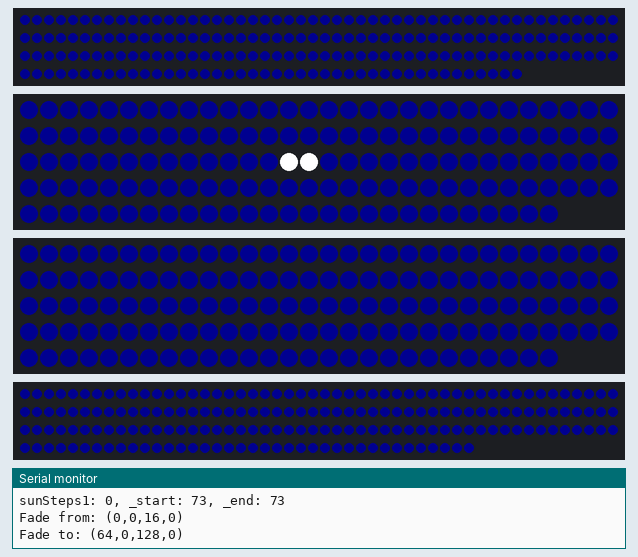
A sketch run on a simulated Arduino Uno, built with avr-gcc and run on an emulated ATmega328P. On the bench: 192 RGB LEDs in strip order, left to right, continuing on the next row, 2 × 147 RGB LEDs in strip order, left to right, continuing on the next row, 188 RGB LEDs in strip order, left to right, continuing on the next row, the last lines printed to the serial monitor. Dim RGB values are drawn brighter than linear.

Above: at 0.27 s.
At 8.27 s:
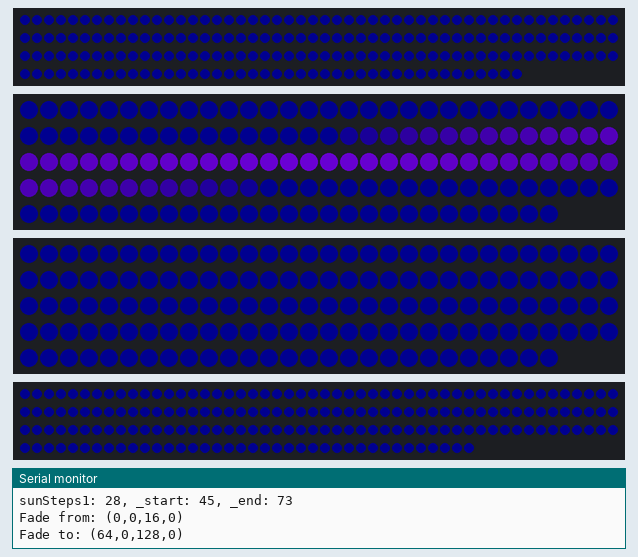
At 20.72 s:
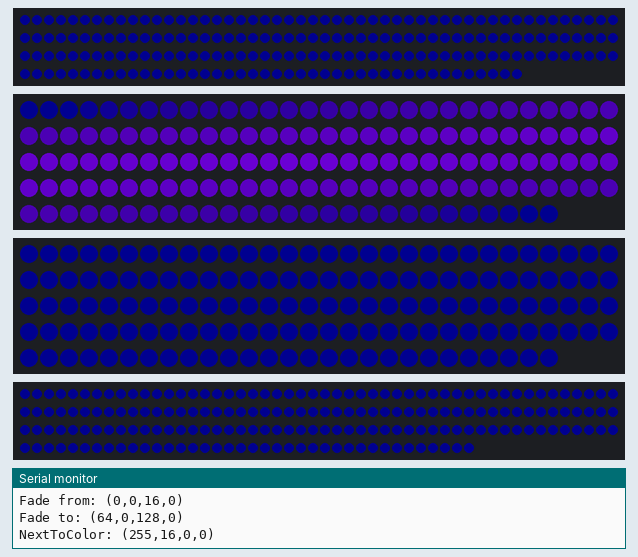
At 25.28 s:
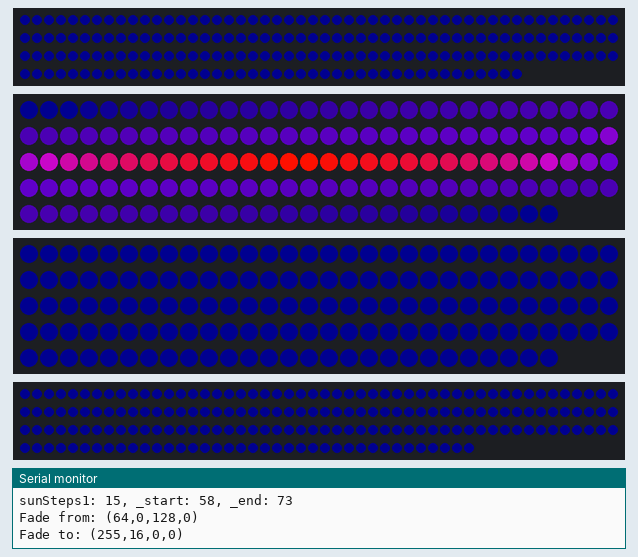
At 30.08 s:
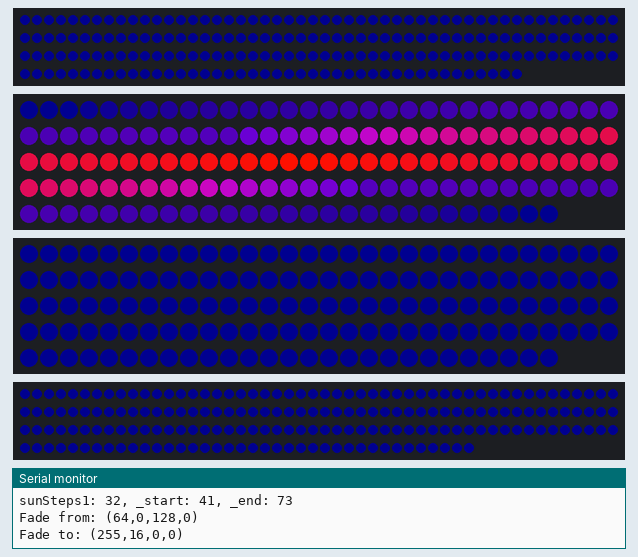
At 39.76 s:
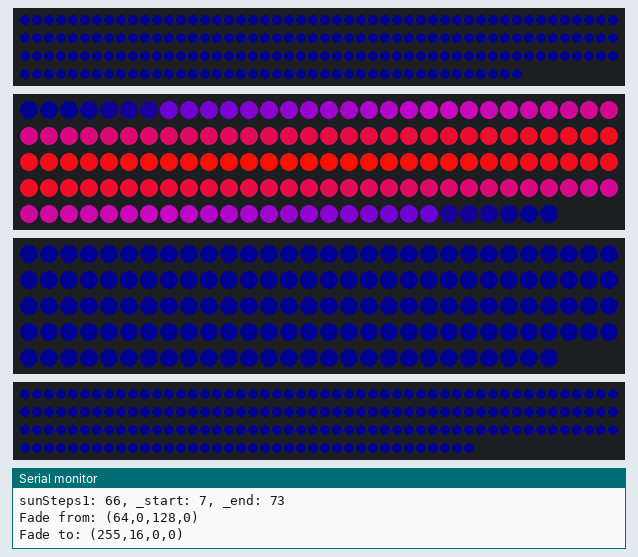

The sketch:

Sunrise-Sunset.ino
```cpp
#include <Adafruit_NeoPixel.h>
#include <Arduino.h>
#include "NeoFade.h"
#include "LinearFader.h"

#define LED_COUNT_S 192
#define LED_COUNT_E 147
#define LED_COUNT_N 147
#define LED_COUNT_W 188

#define LED_PIN_S     5
#define LED_PIN_E     6
#define LED_PIN_N     9
#define LED_PIN_W     10

#define BRIGHTNESS 255


int ColorPair;
bool runOnce;

NeoFade F;
LinearFader LF;

//String colors[] = { "Blue", "Pink", "Orange","yellow", "White" };
uint32_t FadeFromColor;
uint32_t FadeToColor;
uint32_t NextFromColor;
uint32_t NextToColor;
uint32_t PreviousFromColor;
uint32_t PreviousToColor;

uint32_t LinearFadeFromColor;
uint32_t LinearFadeToColor;
uint32_t CurrentColor;
uint32_t NewColor;

int fadeinterval = 1;

const uint32_t Pink = Adafruit_NeoPixel::Color(255, 128, 0, 0); //330

const uint32_t Green = Adafruit_NeoPixel::Color(0, 0, 255, 0); //120,100,100
const uint32_t Magenta = Adafruit_NeoPixel::Color(255, 255, 0, 0); //300,100,100
const uint32_t Violet = Adafruit_NeoPixel::Color(128, 255, 0, 0); //270,100,100
const uint32_t BrightWhite = Adafruit_NeoPixel::Color(255, 255, 255, 0); // 0,0,100
const uint32_t Chartreuse = Adafruit_NeoPixel::Color(128, 0, 255, 0); //90
const uint32_t LightBlue = Adafruit_NeoPixel::Color(0, 255, 128, 0); //210
const uint32_t Cyan = Adafruit_NeoPixel::Color(0, 255, 255, 0);//180
const uint32_t SpringGreen = Adafruit_NeoPixel::Color(0, 32, 255, 0);//128
const uint32_t DarkPink = Adafruit_NeoPixel::Color(255, 64, 0, 0);

const uint32_t LateNight = Adafruit_NeoPixel::Color(0, 16, 0, 0);//120,100,6.3
const uint32_t Blue = Adafruit_NeoPixel::Color(0, 255, 0, 0); //240
const uint32_t PreDawnViolet = Adafruit_NeoPixel::Color(64, 128, 0, 0); //270,100,50.2
const uint32_t Red = Adafruit_NeoPixel::Color(255, 0, 0, 0); //0,100,100
const uint32_t RedOrange = Adafruit_NeoPixel::Color(255, 0, 16, 0); //4
const uint32_t Orange = Adafruit_NeoPixel::Color(255, 0, 32, 0); //8
const uint32_t LightOrange = Adafruit_NeoPixel::Color(255, 0, 64, 0); //15
const uint32_t Yellow = Adafruit_NeoPixel::Color(255, 0, 128, 0); //30
const uint32_t Daylight = Adafruit_NeoPixel::Color(255, 0, 128, 255);
const uint32_t WarmWhite = Adafruit_NeoPixel::Color(0, 0, 0, 255);


//const uint32_t Test = Adafruit_NeoPixel::Color(R, B, G,W);
const uint32_t Test = Adafruit_NeoPixel::Color(64, 128, 0, 0);

//const int potPin = A1;

Adafruit_NeoPixel strip_S(LED_COUNT_S, LED_PIN_S, NEO_GRBW + NEO_KHZ800);
Adafruit_NeoPixel strip_E(LED_COUNT_E, LED_PIN_E, NEO_GRBW + NEO_KHZ800);
Adafruit_NeoPixel strip_N(LED_COUNT_N, LED_PIN_N, NEO_GRBW + NEO_KHZ800);
Adafruit_NeoPixel strip_W(LED_COUNT_W, LED_PIN_W, NEO_GRBW + NEO_KHZ800);

uint32_t colors[][11] = {{LateNight, Blue}, {Blue, PreDawnViolet}, {PreDawnViolet, Red}, {Red, RedOrange}, {RedOrange, Orange}, {Orange, LightOrange}, {LightOrange, Yellow}, {Yellow, Daylight}, {Daylight, WarmWhite}, {WarmWhite, Daylight}, {Daylight, Yellow}, {Yellow, LightOrange}, {LightOrange, Orange}, {Orange, RedOrange}, {RedOrange, Red}, {Red, DarkPink}, {DarkPink, Blue}, {Blue, LateNight}};
uint32_t SunriseColors[][11] = {{LateNight, PreDawnViolet},  {PreDawnViolet, RedOrange}, {RedOrange, Orange}, {Orange, LightOrange}, {LightOrange, Yellow}, {Yellow, Daylight}, {Daylight, WarmWhite}};
//uint32_t SunsetColors2[][11] = {{WarmWhite, Daylight},  {Daylight, Yellow}, {Yellow, LightOrange}, {LightOrange, Orange}, {Orange, RedOrange}, {RedOrange, PreDawnViolet}, {PreDawnViolet, LateNight}};
uint32_t SunsetColors[][11] = {{Daylight, WarmWhite},  {Yellow, Daylight}, {LightOrange, Yellow}, {Orange, LightOrange}, {RedOrange, Orange}, {PreDawnViolet, RedOrange}, {LateNight, PreDawnViolet}};

uint32_t firstEastPixel;
uint32_t firstSouthPixel;
uint32_t lastSouthPixel;
uint32_t firstWestPixel;
uint32_t StripRemainderColor;

uint32_t currentFirstEastPixel;
uint32_t currentLastSouthPixel;
uint32_t currentFirstWestPixel;

unsigned long startingMillis = millis();
long totalTime = 290000;
long runningTime = 0;
int fadestart = 0;
int sunSteps1 = 0;
int sunSteps2 = 0;
int sideSteps = 0;
int sideMovement = 0;
int stepTime = 75;
int fadeWidth = 75;
int sunWidth = 30;
int ColorChangeTime = 10000;
unsigned long previousMillis = millis();
unsigned long lastUpdate;
int  updateInterval = 280; //10 == 42 seconds 280 = 30 min

bool SunsetDone = false;
bool SunriseDone = false;
char output[128];

void setup() {
  Serial.begin(9600);

  F.begin();
  F.setPeriod(10000);
  LF.begin();
  LF.setSteps(LED_COUNT_E );

  strip_S.setBrightness(BRIGHTNESS);
  strip_E.setBrightness(BRIGHTNESS);
  strip_N.setBrightness(BRIGHTNESS);
  strip_W.setBrightness(BRIGHTNESS);

  strip_S.begin();
  strip_E.begin();
  strip_N.begin();
  strip_W.begin();

  ColorPair = 0;
  //SetSunriseStrip();
  SetAllStrips(LateNight);
  runOnce = false;

  //pinMode(potPin, INPUT);
}

int potValue;

void loop() {
  uint16_t r, g, b, w;

  //  potValue = analogRead(potPin);          //Read and save analog value from potentiometer
  //Serial.print("potValue: "); Serial.println(potValue);

  //value = map(value, 0, 1023, 0, 255);
  // RollingFade(strip_S,RedOrange, LateNight, 75 );
  //RollingFade(strip_S,RedOrange, PreDawnViolet, 75 );
  // delay(1000);
  //LF.setSteps(LED_COUNT_E );
  // if (runOnce == false)
  // {
  //   Serial.print("Running Once...");
  //setStrip(strip_E, WarmWhite);
DoSunrise(strip_E);
  ColorPair = 0;
  sunSteps1 = 0;
  sunSteps2 = 0;
  SunriseDone = false;
  DoSunset(strip_W);
  SetAllStrips(LateNight);
  ColorPair = 0;
  sunSteps1 = 0;
  sunSteps2 = 0;
  SunsetDone = false;
  /*DoSunrise(strip_E);
  SetAllStrips(LateNight);
  ColorPair = 0;
  sunSteps1 = 0;
  sunSteps2 = 0;
  SunriseDone = false;
  DoSunrise(strip_N);
  SetAllStrips(LateNight);
  ColorPair = 0;
  sunSteps1 = 0;
  sunSteps2 = 0;
  SunriseDone = false;
  DoSunrise(strip_W);
  SetAllStrips(LateNight);
  ColorPair = 0;
  sunSteps1 = 0;
  sunSteps2 = 0;
  SunriseDone = false;*/
  //   DoSunset();
  //    SetAllStrips(LateNight);
  //SetSunriseStrip();
  //  fadeStrip(strip_S, RedOrange, LateNight, 0,90, false, true);
  //  fadeStrip(strip_N, RedOrange, LateNight, 0,90, false, true);
  // fadeStrip(strip_S, Green, Red, strip_S.numPixels()/2, strip_S.numPixels());
  // strip_S.show();
  //  strip_N.show();
  //  setStrip(strip_E, RedOrange);
  // runOnce = true;
  //fadeStrip(strip_S, RedOrange, LateNight, 60, 90, false, true);
  // strip_S.show();
  // }
  /*
    fadeStrip(strip_S, RedOrange, LateNight, 0, (90 + fadeinterval), false, true);
    fadeStrip(strip_N, RedOrange, LateNight, 0, (90 + fadeinterval), false, true);
    fadeinterval += 1;
    strip_S.show();
    strip_N.show();
  */

  //if (F.isEnded())
  //{
  //if (ColorPair % 9 == 0)
  //{
  //// hold the dark and daylight
  //      delay(10000);
  //}
  //FadeFromColor = colors[ColorPair % 18][0];
  //Serial.print("Fade from: ");
  //GetColorDebug(FadeFromColor);
  //FadeToColor = colors[ColorPair % 18][1];
  //Serial.print("Fade to: ");
  //GetColorDebug(FadeToColor);
  //    NextColor = colors[(ColorPair + 1) % 18][1];
  //    Serial.print("NextColor: ");
  //    GetColorDebug(NextColor);
  //    F.setFade(FadeFromColor, FadeToColor);
  //   ColorPair++;
  //  }


  //  if (F.getNext(r, g, b, w))
  //  {
  //   CurrentColor = Adafruit_NeoPixel::Color(r, b, g, w);
  //  Serial.print("CurrentColor: ");
  //  GetColorDebug(CurrentColor);
  //  LF.setFade(CurrentColor, NextColor);
  //SetAllStrips(r, g, b, w);
  // }
  //SetSunriseStrip();
}


void DoSunrise(Adafruit_NeoPixel &_strip)
{
 // potValue = analogRead(potPin);          //Read and save analog value from potentiometer
  // Serial.print("potValue: "); Serial.println(potValue);

  lastUpdate = 1001;

  //while color of the W strip != Daylight
  while (!SunriseDone)
  {
    unsigned long currentMillis = millis();

    //store the color of the first pixel in the east strip (firstEastPixel)
    //store the color of the last pixel in the South strip (lastSouthPixel)
    //store the color of the first pixel in the west strip (firstWestPixel)
    //  firstEastPixel = strip_E.getPixelColor(0);
    //  firstSouthPixel = strip_S.getPixelColor(0);
    //  lastSouthPixel = strip_S.getPixelColor(strip_S.numPixels() - 1);
    //  firstWestPixel = strip_W.getPixelColor(0);


    FadeFromColor = SunriseColors[ColorPair % 7][0];
    FadeToColor = SunriseColors[ColorPair % 7][1];
    NextFromColor = SunriseColors[(ColorPair + 1) % 7][0];
    NextToColor = SunriseColors[(ColorPair + 1) % 7][1];
    if (ColorPair > 0)
    {
      PreviousFromColor = SunriseColors[(ColorPair - 1) % 7][0];
      PreviousToColor = SunriseColors[(ColorPair - 1) % 7][1];
    }
    //shift colors every 10 seconds
    if (sunSteps1 == (_strip.numPixels() / 2)) //(currentMillis - previousMillis >= ColorChangeTime))
    {
      //previousMillis = currentMillis;
      Serial.print("runningTime: "); Serial.println(runningTime);
      Serial.print("Fade from: "); GetColorDebug(FadeFromColor);
      Serial.print("Fade to: "); GetColorDebug(FadeToColor);
      Serial.print("NextToColor: "); GetColorDebug(NextToColor);
      Serial.print("NextFromColor: "); GetColorDebug(NextFromColor);
      Serial.print("PreviousToColor: "); GetColorDebug(PreviousToColor);
      Serial.print("PreviousFromColor: "); GetColorDebug(PreviousFromColor);
      ColorPair++;
      //reset sunsteps each time the color changes

      sunSteps2 = sunSteps1;
      sunSteps1 = 0;
    }


    // if (runningTime % stepTime == 0  )//&& sunSteps < sunWidth)
    if ((currentMillis - lastUpdate) > updateInterval)
    {
      lastUpdate = currentMillis;
      int _start;
      int _end;
      _start = (_strip.numPixels() / 2) - sunSteps1;
      _end = _strip.numPixels() / 2;
      if (_start < 0)
        _start = 0;

      sprintf(output, "sunSteps1: %d, _start: %d, _end: %d", sunSteps1, _start, _end);
      Serial.println(output);
      Serial.print("Fade from: "); GetColorDebug(FadeFromColor);
      Serial.print("Fade to: "); GetColorDebug(FadeToColor);

      //  Serial.print("sunSteps1:"); Serial.println(sunSteps1);
      //Serial.print("_start:"); Serial.println(_start);
      // Serial.print("_end:"); Serial.println(_end);
      //start updating the color of the East strip (middle out)
      fadeStrip(_strip, FadeFromColor, FadeToColor, _start, _end, true, false);

      if (FadeToColor == WarmWhite && sunSteps1 == (_strip.numPixels() / 2) - 1)
        SunriseDone = true;
      /*  if (_start < 20)
        {
          if (ColorPair >0)
          {
             fadeStrip(strip_E, PreviousToColor, PreviousToColor, _start, 45, true, false);
          }
          else
          {
            fadeStrip(strip_E, PreviousToColor, PreviousToColor, _start, 45, true, false);
          }

          sunSteps2 = 0;
        }
        if (sunSteps2 >= 40)
        {
          Serial.print("sunSteps2:"); Serial.println(sunSteps2);
          fadeStrip(strip_E, PreviousFromColor, PreviousToColor, (strip_E.numPixels() / 2) - sunSteps2, 40, true, false);
          sunSteps2 += 2;
        }*/
      sunSteps1++;
    }
    //show all the changes
    _strip.show();

    runningTime = millis() - startingMillis;
  }  //end loop
}

void DoSunset(Adafruit_NeoPixel &_strip)
{
  // potValue = analogRead(potPin);          //Read and save analog value from potentiometer
  // Serial.print("potValue: "); Serial.println(potValue);
  sunSteps1 = (_strip.numPixels() / 2) + 1;
  lastUpdate = 1001;

  //while color of the W strip != Daylight
  while (!SunsetDone)
  {
    unsigned long currentMillis = millis();
    FadeFromColor = SunsetColors[ColorPair % 7][0];
    FadeToColor = SunsetColors[ColorPair % 7][1];

    if (ColorPair > 0)
    {
      PreviousFromColor = SunsetColors[(ColorPair - 1) % 7][0];
      PreviousToColor = SunsetColors[(ColorPair - 1) % 7][1];
    }
    //shift colors every 10 seconds
    if (sunSteps1 == 0) //(currentMillis - previousMillis >= ColorChangeTime))
    {
      Serial.print("Fade from: "); GetColorDebug(FadeFromColor);
      Serial.print("Fade to: "); GetColorDebug(FadeToColor);
      ColorPair++;
      //sunSteps2 = sunSteps1;
      sunSteps1 = (_strip.numPixels() / 2);
    }

    if ((currentMillis - lastUpdate) > updateInterval)
    {
      lastUpdate = currentMillis;
      int _start;
      int _end;
      _start = 0; //(strip_W.numPixels() / 2) - sunSteps1;
      _end = (_strip.numPixels() / 2) + 1 - sunSteps1;
      if (_end > (_strip.numPixels() / 2))
        _end = (_strip.numPixels() / 2);

      sprintf(output, "sunSteps1: %d, _start: %d, _end: %d", sunSteps1, _start, _end);
      Serial.println(output);
      Serial.print("Fade from: "); GetColorDebug(FadeFromColor);
      Serial.print("Fade to: "); GetColorDebug(FadeToColor);
      //flip start and end
      fadeStrip(_strip, FadeFromColor, FadeToColor, _start, _end, true, false);

      if (FadeToColor == PreDawnViolet && sunSteps1 == 1)
        SunsetDone = true;
      sunSteps1--;
    }
    //show all the changes
    _strip.show();

    runningTime = millis() - startingMillis;
  }  //end loop
}

void GetColorDebug(uint32_t color)
{
  Serial.print("(");
  Serial.print(lowByte(color >> 16), DEC); //red
  Serial.print(",");
  Serial.print(lowByte(color), DEC); //blue
  Serial.print(",");
  Serial.print(lowByte(color >> 8), DEC); //green
  Serial.print(",");
  Serial.print(lowByte(color >> 24), DEC); //white
  Serial.print(")");
  Serial.println("");

  //  byte white1 = (color1 >> 24) & 0xff;
  //      byte red1 = (color1 >> 16) & 0xff;
  //      byte green1 = (color1 >> 8) & 0xff;
  //      byte blue1 = color1 & 0xff;
}

void SetSunriseStrip()
{
  uint16_t l_r, l_g, l_b, l_w;

  //LF.setFade(Red, Green);
  for (int pixel = 0; pixel < LED_COUNT_E ; pixel++) {
    if ( LF.getNext(l_r, l_g, l_b, l_w))
    {
      NewColor = Adafruit_NeoPixel::Color(l_r, l_b, l_g, l_w);
      Serial.print("NewColor: ");
      GetColorDebug(NewColor);

      strip_E.setPixelColor(pixel, l_r, l_g, l_b, l_w);
      // strip_E.setPixelColor(LED_COUNT_E - pixel, l_r, l_g, l_b, l_w);
    }
  }
  strip_E.show();
}

uint32_t flipGreen(uint32_t color)
{
  byte white = (color >> 24) & 0xff;
  byte red = (color >> 16) & 0xff;
  byte green = (color >> 8) & 0xff;
  byte blue = color & 0xff;

  return Adafruit_NeoPixel::Color(red, green, blue, white);
}

void fadeStrip(Adafruit_NeoPixel &_strip, const uint32_t color1, const uint32_t color2, int _start, int _end, bool _mirror, bool _fill) {

  byte white1 = (color1 >> 24) & 0xff;
  byte red1 = (color1 >> 16) & 0xff;
  byte green1 = (color1 >> 8) & 0xff;
  byte blue1 = color1 & 0xff;

  byte white2 = (color2 >> 24) & 0xff;
  byte red2 = (color2 >> 16) & 0xff;
  byte green2 = (color2 >> 8) & 0xff;
  byte blue2 = color2 & 0xff;


  fadeStrip(_strip, red1, green1, blue1, white1, red2, green2, blue2, white2, _start, _end, _mirror, _fill);
}

void fadeStrip(Adafruit_NeoPixel &_strip, int r1, int g1, int b1, int w1, int r2, int g2, int b2, int w2, int _start, int _end, bool _mirror, bool _fill) {
  int steps = _end - _start;
  for (int i = 0; i <= steps; i++) {
    uint8_t red = (((r1 * (steps - i)) + (r2 * i)) / steps);
    uint8_t green = (((g1 * (steps - i)) + (g2 * i)) / steps);
    uint8_t blue = (((b1 * (steps - i)) + (b2 * i)) / steps);
    uint8_t white = (((w1 * (steps - i)) + (w2 * i)) / steps);
    // Sets the pixels to the color adjusted in the fade
    _strip.setPixelColor(_start + i, red, blue, green, white);
    if (_mirror)
      _strip.setPixelColor(_strip.numPixels() - _start - i, red, blue, green, white);
    if (_strip.numPixels() % 2 == 0)
      _strip.setPixelColor(_strip.numPixels() / 2 + 1, _strip.getPixelColor(_strip.numPixels() / 2));

  }
  if (_fill)
  {
    int remainder = _strip.numPixels() - steps;
    for (int i = steps; i <= _strip.numPixels() - 1; i++) {
      _strip.setPixelColor(i + _start, _strip.getPixelColor(steps));
    }
  }

  //  if(_mirror)
  //  {
  //for (int i = _strip.numPixels(); i < steps; i--) {
  ///    uint8_t red = (((r1 * (steps - i)) + (r2 * i)) / steps);
  //    uint8_t green = (((g1 * (steps - i)) + (g2 * i)) / steps);
  //    uint8_t blue = (((b1 * (steps - i)) + (b2 * i)) / steps);
  //    uint8_t white = (((w1 * (steps - i)) + (w2 * i)) / steps);
  //    // Sets the pixels to the color adjusted in the fade
  //    _strip.setPixelColor(i, red, green, blue, white);
  //  }

  //  }
  //_strip.show();
}


void FadeMiddleOut()
{

}

void RollingFade(Adafruit_NeoPixel _strip, const uint32_t _color1, const uint32_t _color2, int _fadeWidth )
{
  unsigned long startingMillis = millis();
  long totalTime = 290000;
  long runningTime = 0;
  int fadestart = 0;
  int iterations = 0;
  int movement = 0;
  int stepTime = 75;

  while (runningTime < totalTime)
  {
    //Serial.print("runningTime:"); Serial.println(runningTime);

    if (runningTime % stepTime == 0  && iterations < _fadeWidth)
    {
      Serial.print("iterations:"); Serial.println(iterations);
      Serial.print("movement:"); Serial.println(movement);
      fadeStrip(_strip, _color1, _color2, 0, iterations, false, false);
      _strip.show();
      iterations++;
    }

    if (runningTime % stepTime == 0  && iterations < (_strip.numPixels() + _fadeWidth) && iterations >= _fadeWidth)
    {
      Serial.print("iterations:"); Serial.println(iterations);
      Serial.print("movement:"); Serial.println(movement);
      fadeStrip(_strip, _color1, _color2, movement, movement + _fadeWidth, false, false);
      _strip.show();
      movement++;
      iterations++;
    }

    runningTime = millis() - startingMillis;

  }

  //start the fade from 0 to fadewidth

  //one it hits that, the fade start begins increasing, with the transition color trailing

  //this proceeds until the entire stip is the transition color
}

void SetAllStrips(uint16_t r, uint16_t b, uint16_t g, uint16_t w)
{
  for (int pixel = 0; pixel < LED_COUNT_S; pixel++) {
    strip_S.setPixelColor(pixel, r, g, b, w);
  }
  for (int pixel = 0; pixel < LED_COUNT_E; pixel++) {
    strip_E.setPixelColor(pixel, r, g, b, w);
  }
  for (int pixel = 0; pixel < LED_COUNT_N; pixel++) {
    strip_N.setPixelColor(pixel, r, g, b, w);
  }
  for (int pixel = 0; pixel < LED_COUNT_W; pixel++) {
    strip_W.setPixelColor(pixel, r, g, b, w);
  }
  strip_S.show();
  strip_E.show();
  strip_N.show();
  strip_W.show();
}

void SetAllStrips(const uint32_t color) {
  byte white = (color >> 24) & 0xff;
  byte red = (color >> 16) & 0xff;
  byte green = (color >> 8) & 0xff;
  byte blue = color & 0xff;
  SetAllStrips(red, green, blue, white);
}

void setStrip(Adafruit_NeoPixel _strip, const uint32_t color) {
  byte white = (color >> 24) & 0xff;
  byte red = (color >> 16) & 0xff;
  byte green = (color >> 8) & 0xff;
  byte blue = color & 0xff;
  setStrip(_strip, red, green, blue, white);
}


void setStrip(Adafruit_NeoPixel _strip, byte red, byte green, byte blue, byte white) {
  for (int pixel = 0; pixel < _strip.numPixels() - 1; pixel++) {
    _strip.setPixelColor(pixel, red, blue, green, white);
  }
  _strip.show(); // Output to strip
}

//void crossFade(const uint32_t startColor, const uint32_t endColor, unsigned long speed) {
//  byte startWhite = (startColor >> 24) & 0xff;
//  byte startRed = (startColor >> 16) & 0xff;
//  byte startGreen = (startColor >> 8) & 0xff;
//  byte startBlue = startColor & 0xff;

//  byte endWhite = (endColor >> 24) & 0xff;
//  byte endRed = (endColor >> 16) & 0xff;
//  byte endGreen = (endColor >> 8) & 0xff;
//  byte endBlue = endColor & 0xff;


// for each step in the cross-fade
//  for (int step = 0; step < 256; step++) {
//    byte red = map(step, 0, 255, startRed, endRed);
//    byte green = map(step, 0, 255, startGreen, endGreen);
//    byte blue = map(step, 0, 255, startBlue, endBlue);
//    byte white = map(step, 0, 255, startWhite, endWhite);
//    setStrip(red, green, blue, white);
//    delay(speed);
//  }
//}
```

Source omitted: LinearFader.h (4389 bytes), NeoFade.h (3222 bytes)
